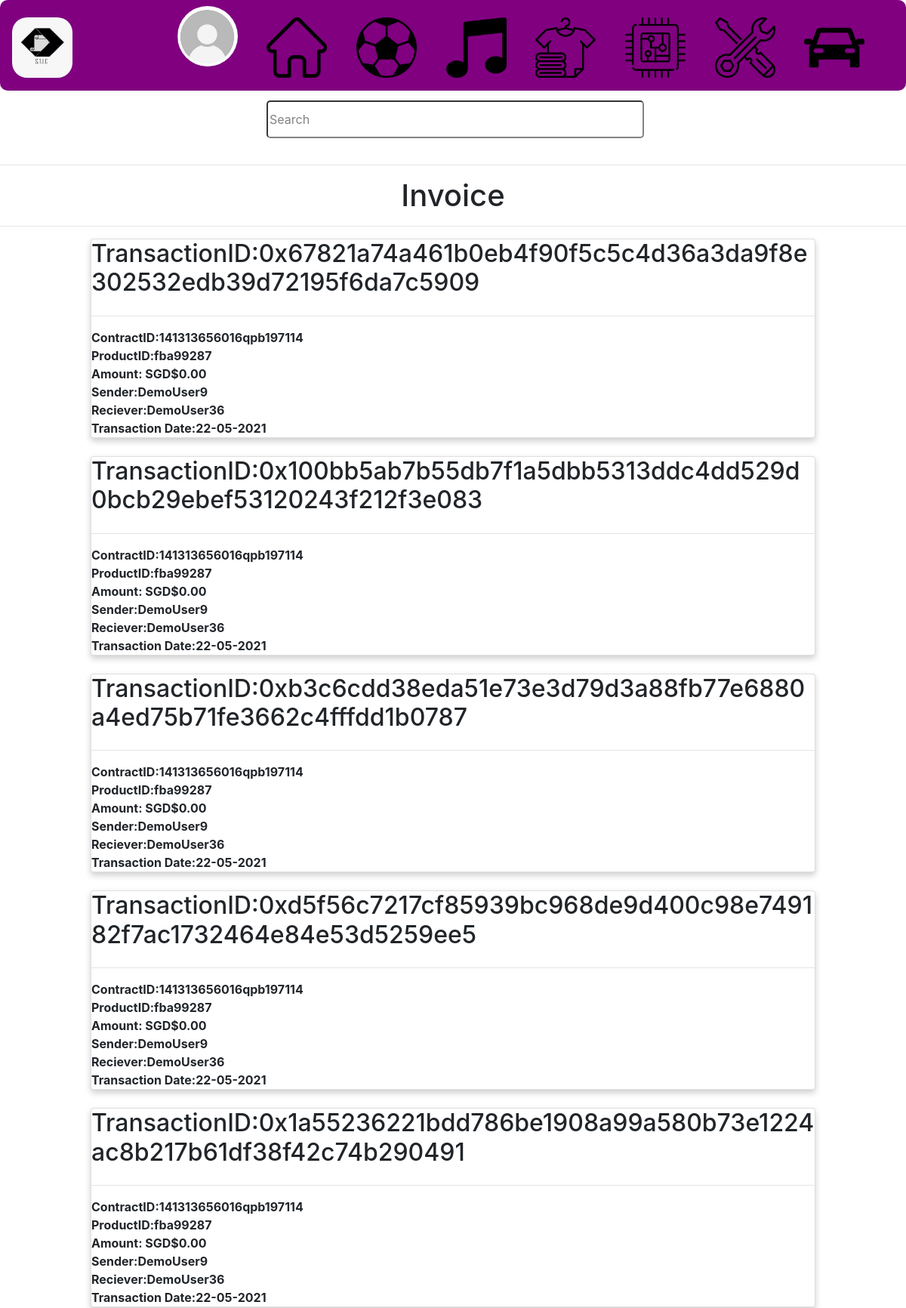
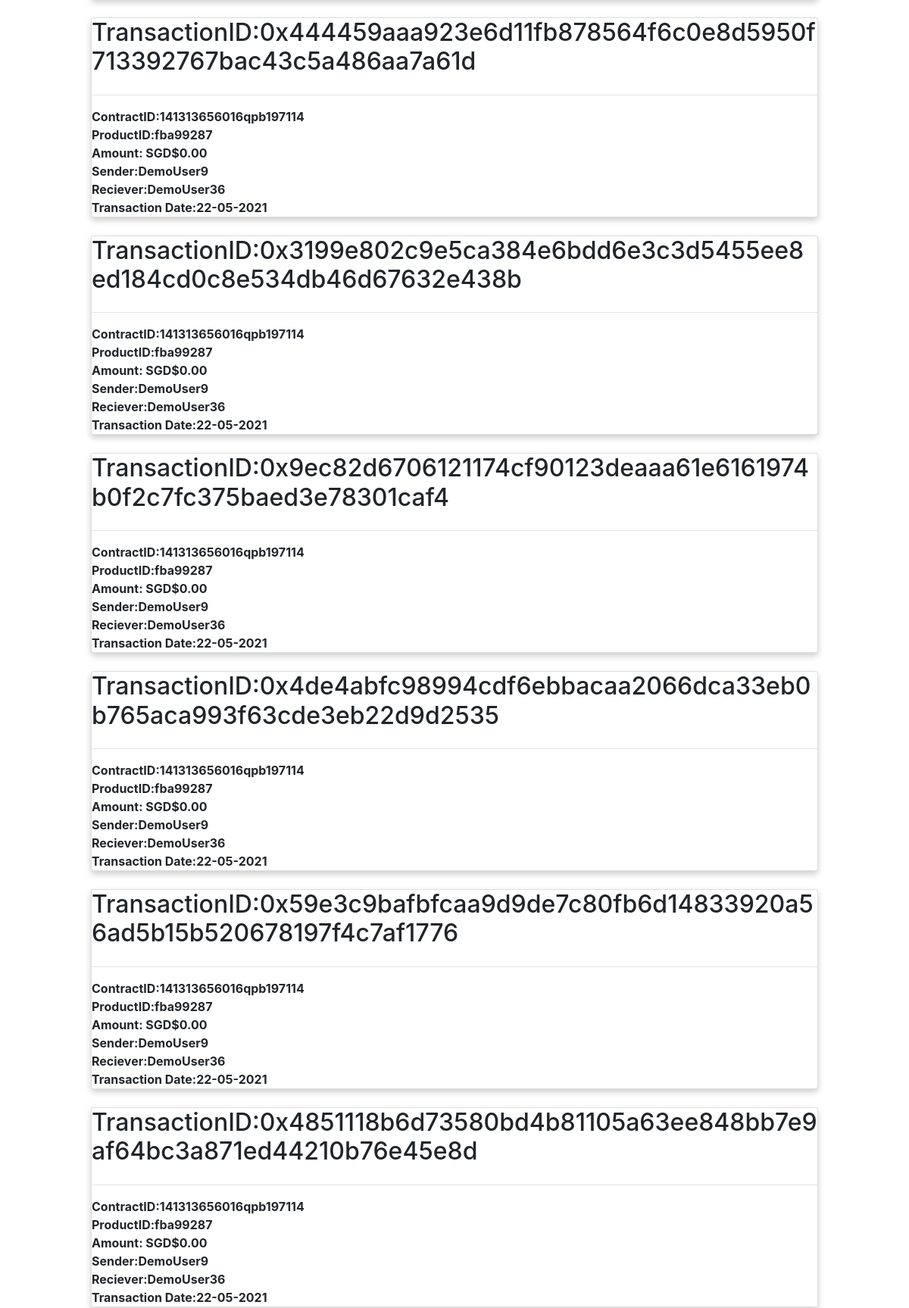
The app's page /RecieptPage.php?ID=141313656016qpb197114 (signed in, upper part) with its own data (2 pictures, top to bottom).
### tables this page shows
CREATE TABLE `contracts` (
  `TransactionID` text NOT NULL DEFAULT '[]',
  `TransactionOpenDate` datetime NOT NULL DEFAULT current_timestamp(),
  `TransactionCloseDate` datetime NOT NULL,
  `ContractID` varchar(30) NOT NULL,
  `BuyerUserID` varchar(20) NOT NULL,
  `SellerUserID` varchar(20) NOT NULL,
  `ProductID` varchar(20) NOT NULL,
  `DateRequired` date NOT NULL,
  `InitialOffer` float NOT NULL,
  `NewOffer` float NOT NULL,
  `Status` text NOT NULL DEFAULT 'Pending Seller Reply',
  `Payment Mode` text NOT NULL DEFAULT 'Half-STICoins',
  `TotalAccepted` int(11) NOT NULL DEFAULT 0,
  `Transaction` text NOT NULL DEFAULT 'Negotiating',
  `Message` text NOT NULL DEFAULT '[]',
  `RatingToken` text NOT NULL DEFAULT '[]',
  `Reported` int(11) NOT NULL DEFAULT 0
);

### Contracts.php (called while the page is built, shortened)
<?php
class Contracts
{
	public function connect(){
		$servername= "localhost";
		$username = "root";
		$password = "";
		$dbname = "sticdb";
		$conn = new mysqli($servername, $username, $password, $dbname);
		return $conn;
	}
	public function InitialiseContract($ContractID)
	{
		$sql = "SELECT * FROM contracts WHERE ContractID ='".$ContractID."'" ;
		$result = $this->connect()->query($sql) or die($this->connect()->error);
		while($row = $result->fetch_assoc())
		{
			$this->TransactionID = $row["TransactionID"];
			$this->ContractID  = $row["ContractID"];
			$this->ProductID  = $row["ProductID"];
	}
		return true;
	}
}
?>

### RecieptPage.php (the view, shortened to what this page needs)
<?php
require_once("NavBar.php");
$ContractID = $_GET['ID'] ;
$ContractObj = new Contracts();
if(!$ContractObj->initialiseContract($ContractID)){
	echo '<script> location.replace("index.php")</script> ';
}
$TransactionsArr = json_decode($ContractObj->TransactionID,true);
echo '<center><h1>Invoice</h1></center><hr>';
for($x=0;$x<sizeof($TransactionsArr);$x++) {
?>
<div class="card">
<h2>TransactionID:<?php echo  $TransactionsArr[$x][0] ?></h2><hr>
<b>ContractID:<?php echo   $ContractObj->ContractID; ?></b>
<b>ProductID:<?php echo   $ContractObj->ProductID; ?></b>
<b>Amount:<?php echo   " SGD$".number_format($TransactionsArr[$x][2], 2, '.', '') ?></b>
<b>Sender:<?php echo  $TransactionsArr[$x][3] ?></b>
<b>Reciever:<?php echo $TransactionsArr[$x][4] ?></b>
<b>Transaction Date:<?php  echo $TransactionsArr[$x][1]?></b>
</div></br>
<?php
}
?>
<?php require_once("Footer.php");?>

### RecieptPage.php (style rules this page uses)
.card { box-shadow: 0 4px 8px 0 rgba(0,0,0,0.2); transition: 0.3s; width: 80%; margin:auto; }

### records on screen
contracts: TransactionID "0x67821a74a461b0eb4f90f5c5c4d36a3da9f8e302532edb39d72195f6da7c5909", ContractID "141313656016qpb197114", ProductID "fba99287", TransactionID "0.00", BuyerUserID "DemoUser9", SellerUserID "DemoUser36", TransactionID "22-05-2021", TransactionID "0x100bb5ab7b55db7f1a5dbb5313ddc4dd529d0bcb29ebef53120243f212f3e083", TransactionID "0xb3c6cdd38eda51e73e3d79d3a88fb77e6880a4ed75b71fe3662c4fffdd1b0787", TransactionID "0xd5f56c7217cf85939bc968de9d400c98e749182f7ac1732464e84e53d5259ee5", TransactionID "0x1a55236221bdd786be1908a99a580b73e1224ac8b217b61df38f42c74b290491", TransactionID "0x444459aaa923e6d11fb878564f6c0e8d5950f713392767bac43c5a486aa7a61d", TransactionID "0x3199e802c9e5ca384e6bdd6e3c3d5455ee8ed184cd0c8e534db46d67632e438b", TransactionID "0x9ec82d6706121174cf90123deaaa61e6161974b0f2c7fc375baed3e78301caf4", TransactionID "0x4de4abfc98994cdf6ebbacaa2066dca33eb0b765aca993f63cde3eb22d9d2535", TransactionID "0x59e3c9bafbfcaa9d9de7c80fb6d14833920a56ad5b15b520678197f4c7af1776", TransactionID "0x4851118b6d73580bd4b81105a63ee848bb7e9af64bc3a871ed44210b76e45e8d"
